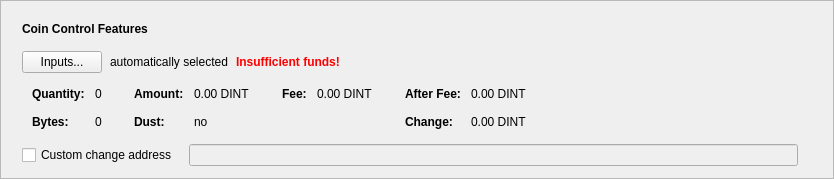
      <widget class="QFrame" name="frameCoinControl">
       <property name="sizePolicy">
        <sizepolicy hsizetype="Expanding" vsizetype="Fixed">
         <horstretch>0</horstretch>
         <verstretch>0</verstretch>
        </sizepolicy>
       </property>
       <property name="frameShape">
        <enum>QFrame::StyledPanel</enum>
       </property>
       <property name="frameShadow">
        <enum>QFrame::Raised</enum>
       </property>
       <layout class="QVBoxLayout" name="verticalLayout_2">
        <item>
         <layout class="QVBoxLayout" name="verticalLayoutCoinControl" stretch="0,0,0,0,0">
          <property name="spacing">
           <number>0</number>
          </property>
          <property name="sizeConstraint">
           <enum>QLayout::SetDefaultConstraint</enum>
          </property>
          <property name="leftMargin">
           <number>10</number>
          </property>
          <property name="topMargin">
           <number>10</number>
          </property>
          <item>
           <layout class="QHBoxLayout" name="horizontalLayoutCoinControl1">
            <property name="bottomMargin">
             <number>15</number>
            </property>
            <item>
             <widget class="QLabel" name="labelCoinControlFeatures">
              <property name="sizePolicy">
               <sizepolicy hsizetype="Preferred" vsizetype="Maximum">
                <horstretch>0</horstretch>
                <verstretch>0</verstretch>
               </sizepolicy>
              </property>
              <property name="font">
               <font>
                <weight>75</weight>
                <bold>true</bold>
               </font>
              </property>
              <property name="styleSheet">
               <string notr="true">font-weight:bold;</string>
              </property>
              <property name="text">
               <string>Coin Control Features</string>
              </property>
             </widget>
            </item>
           </layout>
          </item>
          <item>
           <layout class="QHBoxLayout" name="horizontalLayoutCoinControl2" stretch="0,0,0,0">
            <property name="spacing">
             <number>8</number>
            </property>
            <property name="bottomMargin">
             <number>10</number>
            </property>
            <item>
             <widget class="QPushButton" name="pushButtonCoinControl">
              <property name="styleSheet">
               <string notr="true"/>
              </property>
              <property name="text">
               <string>Inputs...</string>
              </property>
              <property name="autoDefault">
               <bool>false</bool>
              </property>
             </widget>
            </item>
            <item>
             <widget class="QLabel" name="labelCoinControlAutomaticallySelected">
              <property name="text">
               <string>automatically selected</string>
              </property>
              <property name="margin">
               <number>5</number>
              </property>
             </widget>
            </item>
            <item>
             <widget class="QLabel" name="labelCoinControlInsuffFunds">
              <property name="font">
               <font>
                <weight>75</weight>
                <bold>true</bold>
               </font>
              </property>
              <property name="styleSheet">
               <string notr="true">color:red;font-weight:bold;</string>
              </property>
              <property name="text">
               <string>Insufficient funds!</string>
              </property>
              <property name="margin">
               <number>5</number>
              </property>
             </widget>
            </item>
            <item>
             <spacer name="horizontalSpacerCoinControl">
              <property name="orientation">
               <enum>Qt::Horizontal</enum>
              </property>
              <property name="sizeHint" stdset="0">
               <size>
                <width>40</width>
                <height>1</height>
               </size>
              </property>
             </spacer>
            </item>
           </layout>
          </item>
          <item>
           <widget class="QWidget" name="widgetCoinControl" native="true">
            <property name="sizePolicy">
             <sizepolicy hsizetype="Preferred" vsizetype="Preferred">
              <horstretch>0</horstretch>
              <verstretch>0</verstretch>
             </sizepolicy>
            </property>
            <property name="minimumSize">
             <size>
              <width>0</width>
              <height>0</height>
             </size>
            </property>
            <property name="styleSheet">
             <string notr="true"/>
            </property>
            <layout class="QHBoxLayout" name="horizontalLayoutCoinControl5">
             <property name="leftMargin">
              <number>0</number>
             </property>
             <property name="topMargin">
              <number>0</number>
             </property>
             <property name="rightMargin">
              <number>0</number>
             </property>
             <property name="bottomMargin">
              <number>0</number>
             </property>
             <item>
              <layout class="QHBoxLayout" name="horizontalLayoutCoinControl3" stretch="0,0,0,1">
               <property name="spacing">
                <number>20</number>
               </property>
               <property name="topMargin">
                <number>0</number>
               </property>
               <property name="bottomMargin">
                <number>10</number>
               </property>
               <item>
                <layout class="QFormLayout" name="formLayoutCoinControl1">
                 <property name="horizontalSpacing">
                  <number>10</number>
                 </property>
                 <property name="verticalSpacing">
                  <number>14</number>
                 </property>
                 <property name="leftMargin">
                  <number>10</number>
                 </property>
                 <property name="topMargin">
                  <number>4</number>
                 </property>
                 <property name="rightMargin">
                  <number>6</number>
                 </property>
                 <item row="0" column="0">
                  <widget class="QLabel" name="labelCoinControlQuantityText">
                   <property name="font">
                    <font>
                     <weight>75</weight>
                     <bold>true</bold>
                    </font>
                   </property>
                   <property name="text">
                    <string>Quantity:</string>
                   </property>
                   <property name="margin">
                    <number>0</number>
                   </property>
                  </widget>
                 </item>
                 <item row="0" column="1">
                  <widget class="QLabel" name="labelCoinControlQuantity">
                   <property name="cursor">
                    <cursorShape>IBeamCursor</cursorShape>
                   </property>
                   <property name="contextMenuPolicy">
                    <enum>Qt::ActionsContextMenu</enum>
                   </property>
                   <property name="text">
                    <string notr="true">0</string>
                   </property>
                   <property name="margin">
                    <number>0</number>
                   </property>
                   <property name="textInteractionFlags">
                    <set>Qt::LinksAccessibleByMouse|Qt::TextSelectableByKeyboard|Qt::TextSelectableByMouse</set>
                   </property>
                  </widget>
                 </item>
                 <item row="1" column="0">
                  <widget class="QLabel" name="labelCoinControlBytesText">
                   <property name="font">
                    <font>
                     <weight>75</weight>
                     <bold>true</bold>
                    </font>
                   </property>
                   <property name="text">
                    <string>Bytes:</string>
                   </property>
                  </widget>
                 </item>
                 <item row="1" column="1">
                  <widget class="QLabel" name="labelCoinControlBytes">
                   <property name="cursor">
                    <cursorShape>IBeamCursor</cursorShape>
                   </property>
                   <property name="contextMenuPolicy">
                    <enum>Qt::ActionsContextMenu</enum>
                   </property>
                   <property name="text">
                    <string notr="true">0</string>
                   </property>
                   <property name="textInteractionFlags">
                    <set>Qt::LinksAccessibleByMouse|Qt::TextSelectableByKeyboard|Qt::TextSelectableByMouse</set>
                   </property>
                  </widget>
                 </item>
                </layout>
               </item>
               <item>
                <layout class="QFormLayout" name="formLayoutCoinControl2">
                 <property name="horizontalSpacing">
                  <number>10</number>
                 </property>
                 <property name="verticalSpacing">
                  <number>14</number>
                 </property>
                 <property name="leftMargin">
                  <number>6</number>
                 </property>
                 <property name="topMargin">
                  <number>4</number>
                 </property>
                 <property name="rightMargin">
                  <number>6</number>
                 </property>
                 <item row="0" column="0">
                  <widget class="QLabel" name="labelCoinControlAmountText">
                   <property name="font">
                    <font>
                     <weight>75</weight>
                     <bold>true</bold>
                    </font>
                   </property>
                   <property name="text">
                    <string>Amount:</string>
                   </property>
                   <property name="margin">
                    <number>0</number>
                   </property>
                  </widget>
                 </item>
                 <item row="0" column="1">
                  <widget class="QLabel" name="labelCoinControlAmount">
                   <property name="cursor">
                    <cursorShape>IBeamCursor</cursorShape>
                   </property>
                   <property name="contextMenuPolicy">
                    <enum>Qt::ActionsContextMenu</enum>
                   </property>
                   <property name="text">
                    <string notr="true">0.00 DINT</string>
                   </property>
                   <property name="textInteractionFlags">
                    <set>Qt::LinksAccessibleByMouse|Qt::TextSelectableByKeyboard|Qt::TextSelectableByMouse</set>
                   </property>
                  </widget>
                 </item>
                 <item row="1" column="0">
                  <widget class="QLabel" name="labelCoinControlLowOutputText">
                   <property name="font">
                    <font>
                     <weight>75</weight>
                     <bold>true</bold>
                    </font>
                   </property>
                   <property name="text">
                    <string>Dust:</string>
                   </property>
                  </widget>
                 </item>
                 <item row="1" column="1">
                  <widget class="QLabel" name="labelCoinControlLowOutput">
                   <property name="cursor">
                    <cursorShape>IBeamCursor</cursorShape>
                   </property>
                   <property name="contextMenuPolicy">
                    <enum>Qt::ActionsContextMenu</enum>
                   </property>
                   <property name="text">
                    <string notr="true">no</string>
                   </property>
                   <property name="textInteractionFlags">
                    <set>Qt::LinksAccessibleByMouse|Qt::TextSelectableByKeyboard|Qt::TextSelectableByMouse</set>
                   </property>
                  </widget>
                 </item>
                </layout>
               </item>
               <item>
                <layout class="QFormLayout" name="formLayoutCoinControl3">
                 <property name="horizontalSpacing">
                  <number>10</number>
                 </property>
                 <property name="verticalSpacing">
                  <number>14</number>
                 </property>
                 <property name="leftMargin">
                  <number>6</number>
                 </property>
                 <property name="topMargin">
                  <number>4</number>
                 </property>
                 <property name="rightMargin">
                  <number>6</number>
                 </property>
                 <item row="0" column="0">
                  <widget class="QLabel" name="labelCoinControlFeeText">
                   <property name="font">
                    <font>
                     <weight>75</weight>
                     <bold>true</bold>
                    </font>
                   </property>
                   <property name="text">
                    <string>Fee:</string>
                   </property>
                   <property name="margin">
                    <number>0</number>
                   </property>
                  </widget>
                 </item>
                 <item row="0" column="1">
                  <widget class="QLabel" name="labelCoinControlFee">
                   <property name="cursor">
                    <cursorShape>IBeamCursor</cursorShape>
                   </property>
                   <property name="contextMenuPolicy">
                    <enum>Qt::ActionsContextMenu</enum>
                   </property>
                   <property name="text">
                    <string notr="true">0.00 DINT</string>
                   </property>
                   <property name="textInteractionFlags">
                    <set>Qt::LinksAccessibleByMouse|Qt::TextSelectableByKeyboard|Qt::TextSelectableByMouse</set>
                   </property>
                  </widget>
                 </item>
                </layout>
               </item>
               <item>
                <layout class="QFormLayout" name="formLayoutCoinControl4">
                 <property name="horizontalSpacing">
                  <number>10</number>
                 </property>
                 <property name="verticalSpacing">
                  <number>14</number>
                 </property>
                 <property name="leftMargin">
                  <number>6</number>
                 </property>
                 <property name="topMargin">
                  <number>4</number>
                 </property>
                 <property name="rightMargin">
                  <number>6</number>
                 </property>
                 <item row="0" column="0">
                  <widget class="QLabel" name="labelCoinControlAfterFeeText">
                   <property name="font">
                    <font>
                     <weight>75</weight>
                     <bold>true</bold>
                    </font>
                   </property>
                   <property name="text">
                    <string>After Fee:</string>
                   </property>
                   <property name="margin">
                    <number>0</number>
                   </property>
                  </widget>
                 </item>
                 <item row="0" column="1">
                  <widget class="QLabel" name="labelCoinControlAfterFee">
                   <property name="cursor">
                    <cursorShape>IBeamCursor</cursorShape>
                   </property>
                   <property name="contextMenuPolicy">
                    <enum>Qt::ActionsContextMenu</enum>
                   </property>
                   <property name="text">
                    <string notr="true">0.00 DINT</string>
                   </property>
                   <property name="textInteractionFlags">
                    <set>Qt::LinksAccessibleByMouse|Qt::TextSelectableByKeyboard|Qt::TextSelectableByMouse</set>
                   </property>
                  </widget>
                 </item>
                 <item row="1" column="0">
                  <widget class="QLabel" name="labelCoinControlChangeText">
                   <property name="font">
                    <font>
                     <weight>75</weight>
                     <bold>true</bold>
                    </font>
                   </property>
                   <property name="text">
                    <string>Change:</string>
                   </property>
                  </widget>
                 </item>
                 <item row="1" column="1">
                  <widget class="QLabel" name="labelCoinControlChange">
                   <property name="cursor">
                    <cursorShape>IBeamCursor</cursorShape>
                   </property>
                   <property name="contextMenuPolicy">
                    <enum>Qt::ActionsContextMenu</enum>
                   </property>
                   <property name="text">
                    <string notr="true">0.00 DINT</string>
                   </property>
                   <property name="textInteractionFlags">
                    <set>Qt::LinksAccessibleByMouse|Qt::TextSelectableByKeyboard|Qt::TextSelectableByMouse</set>
                   </property>
                  </widget>
                 </item>
                </layout>
               </item>
              </layout>
             </item>
            </layout>
           </widget>
          </item>
          <item>
           <layout class="QHBoxLayout" name="horizontalLayoutCoinControl4" stretch="0,0,0">
            <property name="spacing">
             <number>12</number>
            </property>
            <property name="sizeConstraint">
             <enum>QLayout::SetDefaultConstraint</enum>
            </property>
            <property name="topMargin">
             <number>5</number>
            </property>
            <property name="rightMargin">
             <number>5</number>
            </property>
            <item>
             <widget class="QCheckBox" name="checkBoxCoinControlChange">
              <property name="toolTip">
               <string>If this is activated, but the change address is empty or invalid, change will be sent to a newly generated address.</string>
              </property>
              <property name="text">
               <string>Custom change address</string>
              </property>
             </widget>
            </item>
            <item>
             <widget class="QValidatedLineEdit" name="lineEditCoinControlChange">
              <property name="enabled">
               <bool>false</bool>
              </property>
              <property name="sizePolicy">
               <sizepolicy hsizetype="Expanding" vsizetype="Fixed">
                <horstretch>0</horstretch>
                <verstretch>0</verstretch>
               </sizepolicy>
              </property>
             </widget>
            </item>
            <item>
             <widget class="QLabel" name="labelCoinControlChangeLabel">
              <property name="sizePolicy">
               <sizepolicy hsizetype="Preferred" vsizetype="Expanding">
                <horstretch>0</horstretch>
                <verstretch>0</verstretch>
               </sizepolicy>
              </property>
              <property name="minimumSize">
               <size>
                <width>0</width>
                <height>0</height>
               </size>
              </property>
              <property name="text">
               <string/>
              </property>
              <property name="margin">
               <number>3</number>
              </property>
             </widget>
            </item>
           </layout>
          </item>
          <item>
           <spacer name="verticalSpacerCoinControl">
            <property name="orientation">
             <enum>Qt::Vertical</enum>
            </property>
            <property name="sizeType">
             <enum>QSizePolicy::Expanding</enum>
            </property>
            <property name="sizeHint" stdset="0">
             <size>
              <width>800</width>
              <height>1</height>
             </size>
            </property>
           </spacer>
          </item>
         </layout>
        </item>
       </layout>
      </widget>
